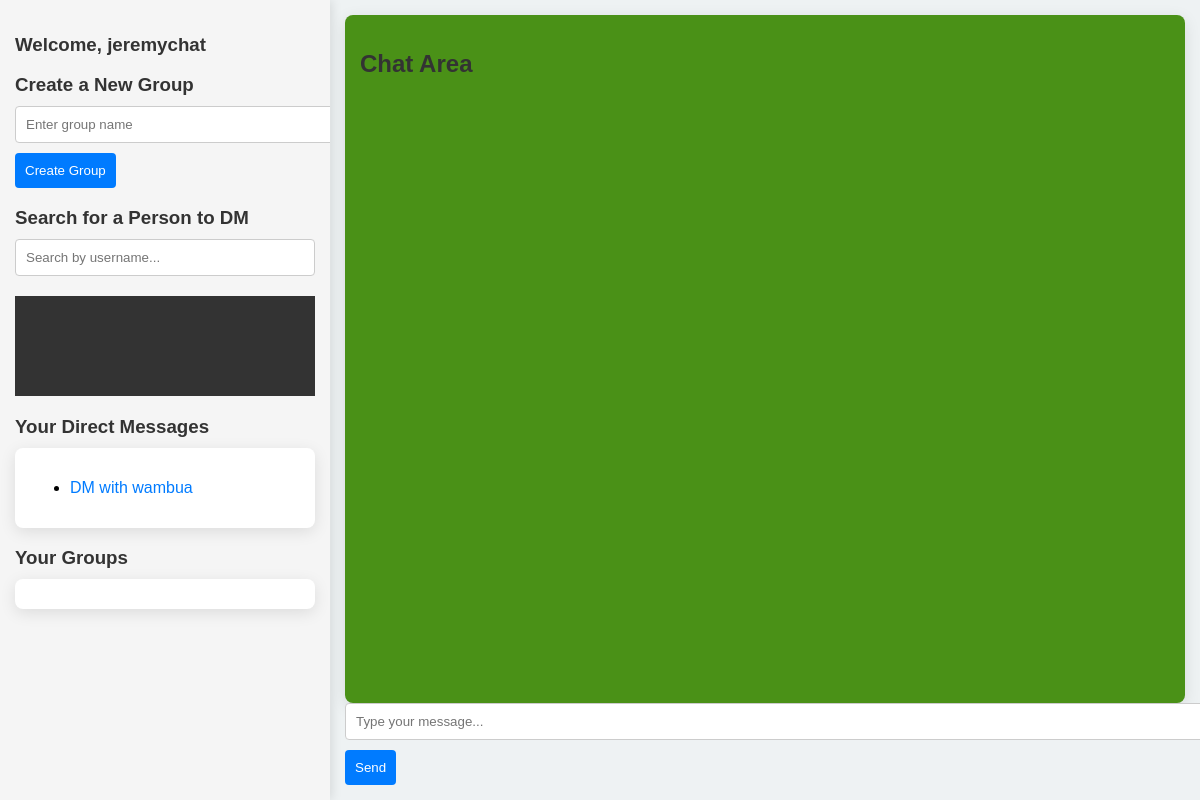
/chat/home/ (signed in), run on an earlier commit of the app's database.
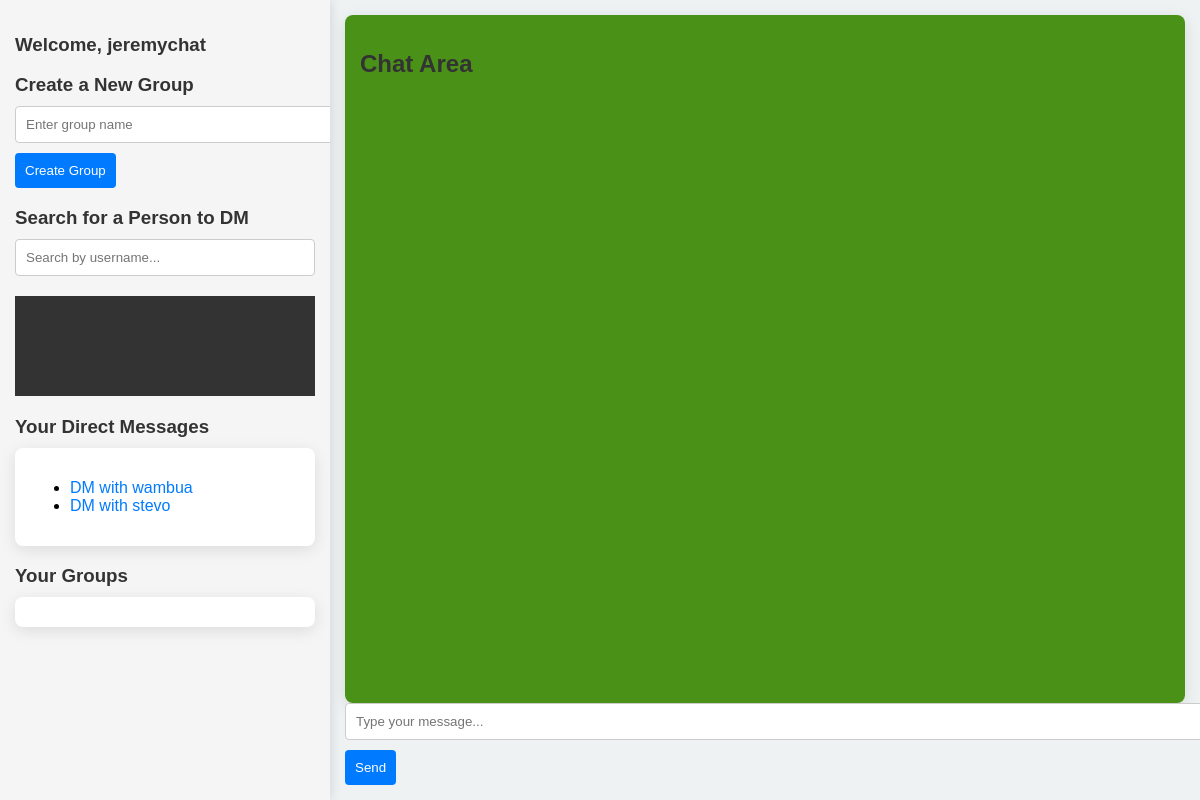
And on a later commit of the database.
### mainapp/models.py (models this page shows, shortened)
class CustomUser(AbstractUser):
    CATEGORY_CHOICES = [
        ('student', 'student'),
        ('mentor', 'mentor'),
    ]
    category = models.CharField(max_length=10, choices=CATEGORY_CHOICES)
    last_active = models.DateTimeField(null=True, blank=True)
    def __str__(self):
        return f"{self.username} ({self.get_category_display()})" #allows displaying the human readable label for the category instead of the database value

### mainapp/views.py (the view)
# urls.py: path("home/", views.home_view, name='home'),
@login_required
def home_view(request):
    user = request.user
    notifications = Notification.objects.filter(user=user, is_read=False)
    dms_as_sender = Message.objects.filter(sender=user)
    dms_as_recipient = Message.objects.filter(recipient=user)
    all_dms = chain(dms_as_sender, dms_as_recipient)
    unique_dm_users = {dm.sender if dm.recipient == user else dm.recipient for dm in all_dms}
    groups = Group.objects.prefetch_related('group_memberships__user').all()
    context = {
        'unique_dm_users': unique_dm_users,
        'notifications': notifications,
        'groups': groups,
    }
    print("Context data:", context)
    return render(request, 'mainapp/home.html', context)

### mainapp/templates/mainapp/home.html (shortened to what this page needs)
<!DOCTYPE html>
<html lang="en">
<head>
</head>
<body>
    <div class="main-container">
        <div class="left-section">
            <h3>Welcome, {{ request.user.username }}</h3>
            <div class="container">
                <div class="create-group">
                    <h3>Create a New Group</h3>
                    <form method="POST" action="{% url 'create_group' %}">
                        <input type="text" name="group_name" placeholder="Enter group name" required>
                        <button type="submit">Create Group</button>
                    </form>
                </div>
            </div>
            <div class="container search-users">
                <h3>Search for a Person to DM</h3>
                <input type="search" id="user-search" placeholder="Search by username..." onkeyup="searchUser()">
                <ul class="search-results" id="search-results"></ul>
            </div>
            <div class="container">
                <h3>Your Direct Messages</h3>
                <div class="card">
                    <ul id="dm-list">
                        {% for user in unique_dm_users %}
                            <li><a href="#" class="dm-link" data-username="{{ user.username }}">DM with {{ user.username }}</a></li>
                        {% endfor %}
                    </ul>
                </div>
            </div>
            <div class="container">
                <h3>Your Groups</h3>
                <div class="card">
                </div>
            </div>
        </div>
        <div class="right-section">
            <div class="chat-box">
                <h2>{% if receiver %}Chat with {{ receiver.username }}{% else %}Chat Area{% endif %}</h2>
            </div>
            <div>
                <input type="text" id="message-input" placeholder="Type your message...">
                <button onclick="sendMessage()">Send</button>
            </div>
        </div>
    </div>
</body>
</html>

What changed in the data, as far as the page shows it:
added CustomUser: username "stevo"
